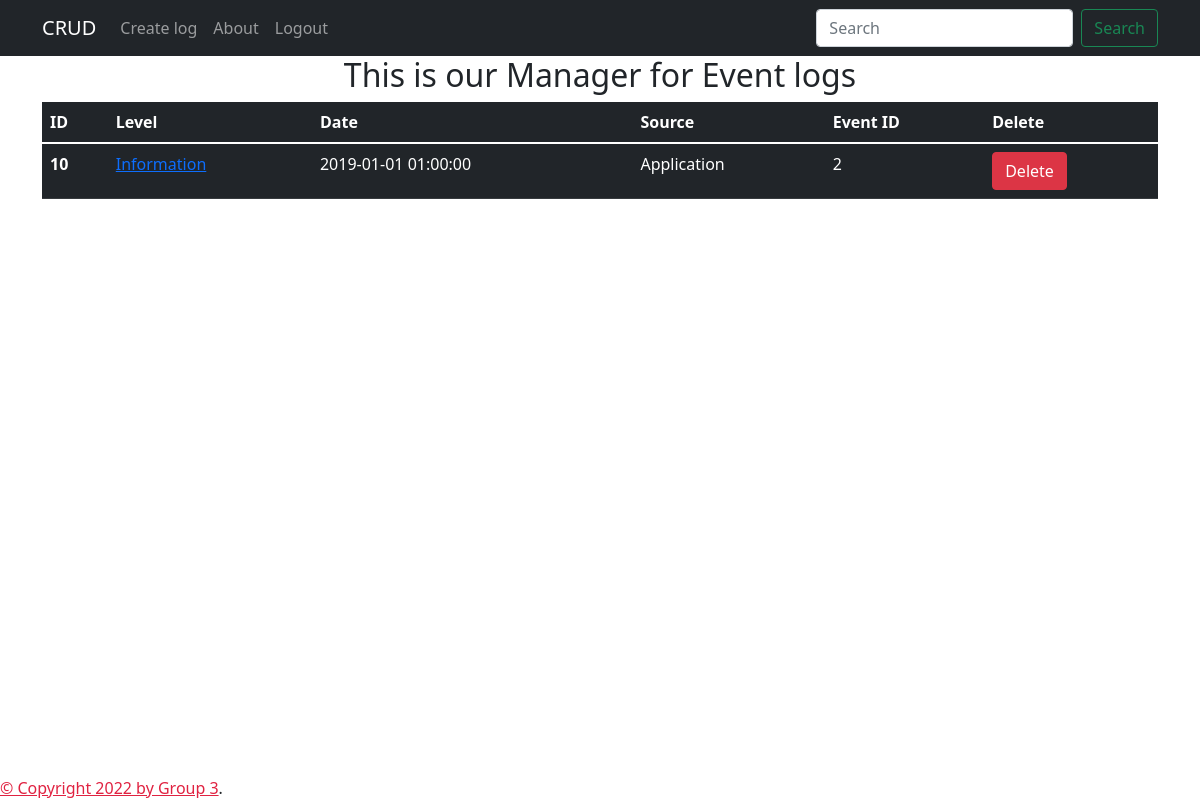
The page /data/10 (signed in) on the database as committed earlier.
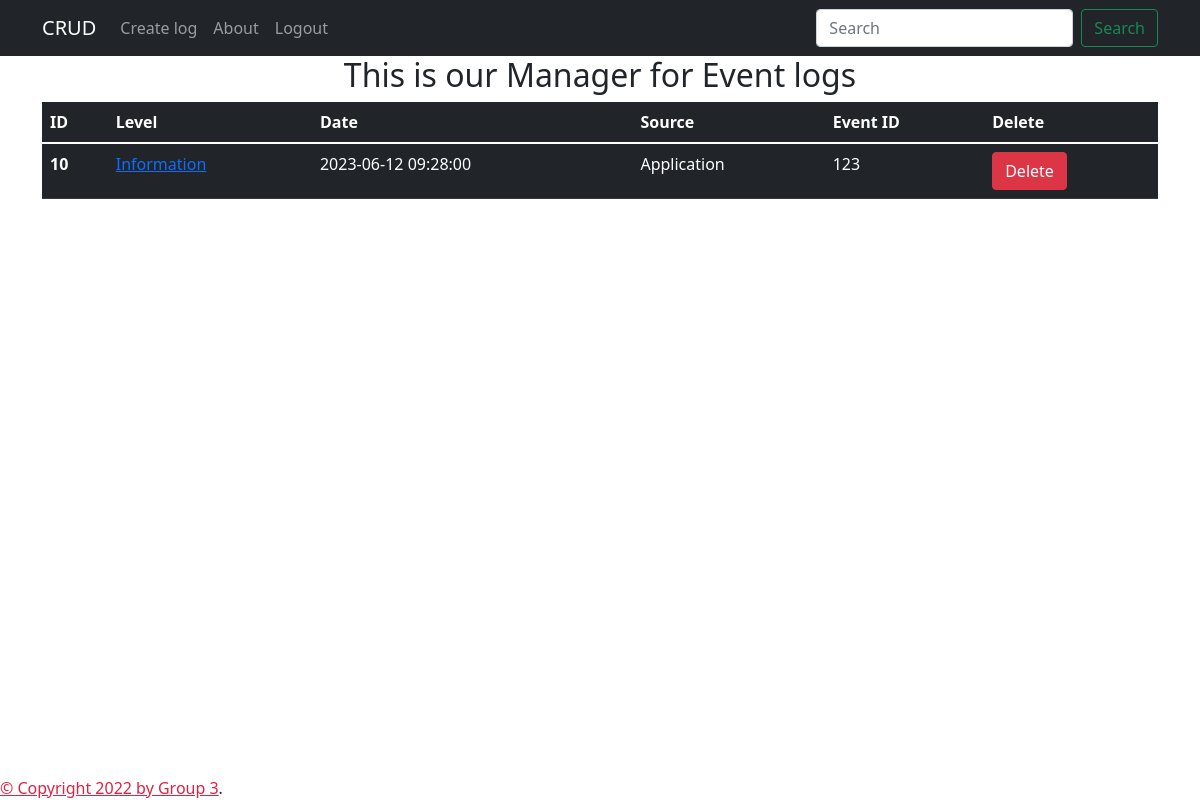
The same page on the database as committed later.
### models.py (models this page shows, shortened)
class Events_model(db.Model):
    __tablename__ = 'event_errors'
    id = db.Column(db.Integer, primary_key=True)
    level = db.Column(db.String(80))
    date_time = db.Column(db.DateTime, default=datetime.utcnow)
    source = db.Column(db.String(80))
    event_id = db.Column(db.Integer())

### app.py (the view)
@app.route('/data/<int:id>', methods = ['GET', 'POST'])
@login_required
def RetrieveSingleEmployee(id):
    application_log = Events_model.query.filter_by(id=id).first()
    if application_log:
        return render_template('data.html', application_log = application_log)
    return f"ID with id ={id} Doesn't exist", 404

### app.py (called while the page is built)
@login_manager.user_loader
def load_user(user_id):
    return User.query.get(int(user_id))

### templates/data.html (shortened to what this page needs)
{% extends "base.html" %}
{% block content %}
<div class="container" style="text-align: center;width: 100%;">
    <h2> This is our Manager for Event logs</h2>
</div>
<div class = "container">
      <table class="table table-dark">
        <thead>
          <tr>
            <th scope="col">ID</th>
            <th scope="col">Level</th>
            <th scope="col">Date</th>
            <th scope="col">Source</th>
            <th scope="col">Event ID</th>
            <th scope="col">Delete</th>
          </tr>
        </thead>
        <tbody>
        <a href="#">
          <tr>
            <th scope="row">{{application_log.id}}</th>
            <td><a href='/data/{{application_log.id}}/update'>{{application_log.level}}</a></td>
            <td>{{application_log.date_time}}</td>
            <td>{{application_log.source}}</td>
            <td>{{application_log.event_id}}</td>
            <td><a href='/data/{{application_log.id}}/delete' onclick="return confirm('Are you sure you want to delete this item?');" type="button" class="btn btn-danger">Delete</a></td>
          </tr>
        </a>
        </tbody>
      </table>
</div>
{% endblock %}

Rows that differ between the two databases and show on the page:
changed Events_model "Information": date_time "2019-01-01 01:00:00" → "2023-06-12 09:28:00"; event_id "2" → "123"
